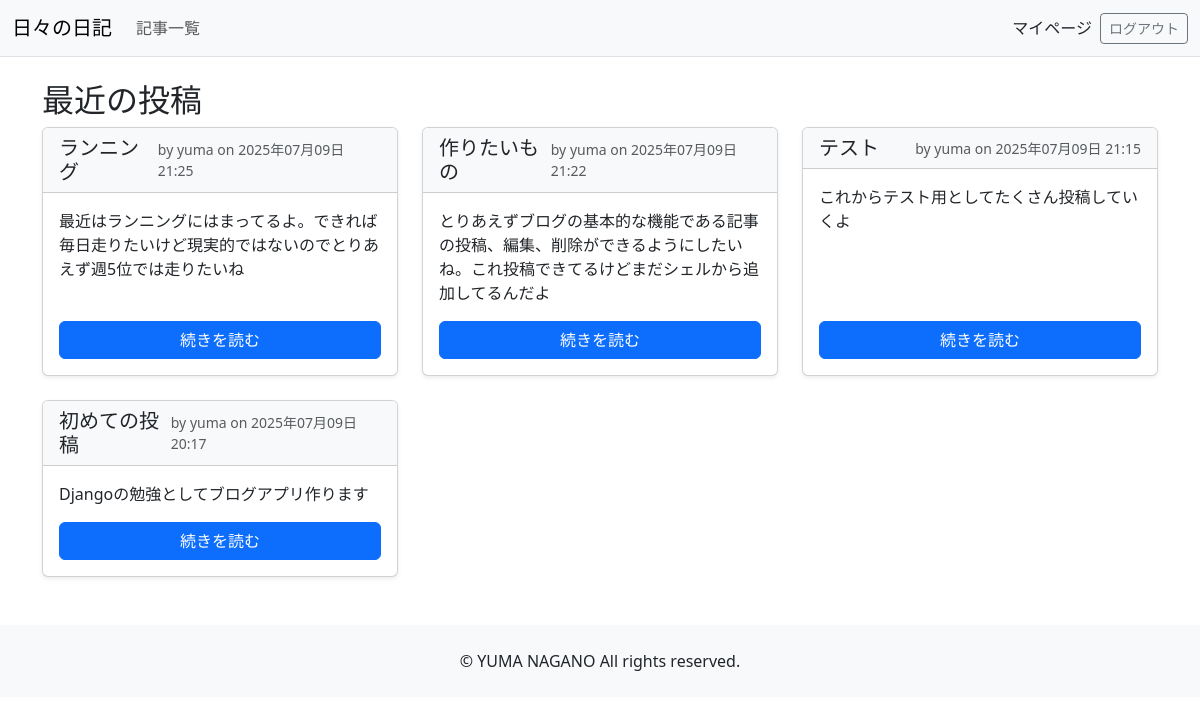
/home/ (signed in), run on an earlier commit of the app's database.
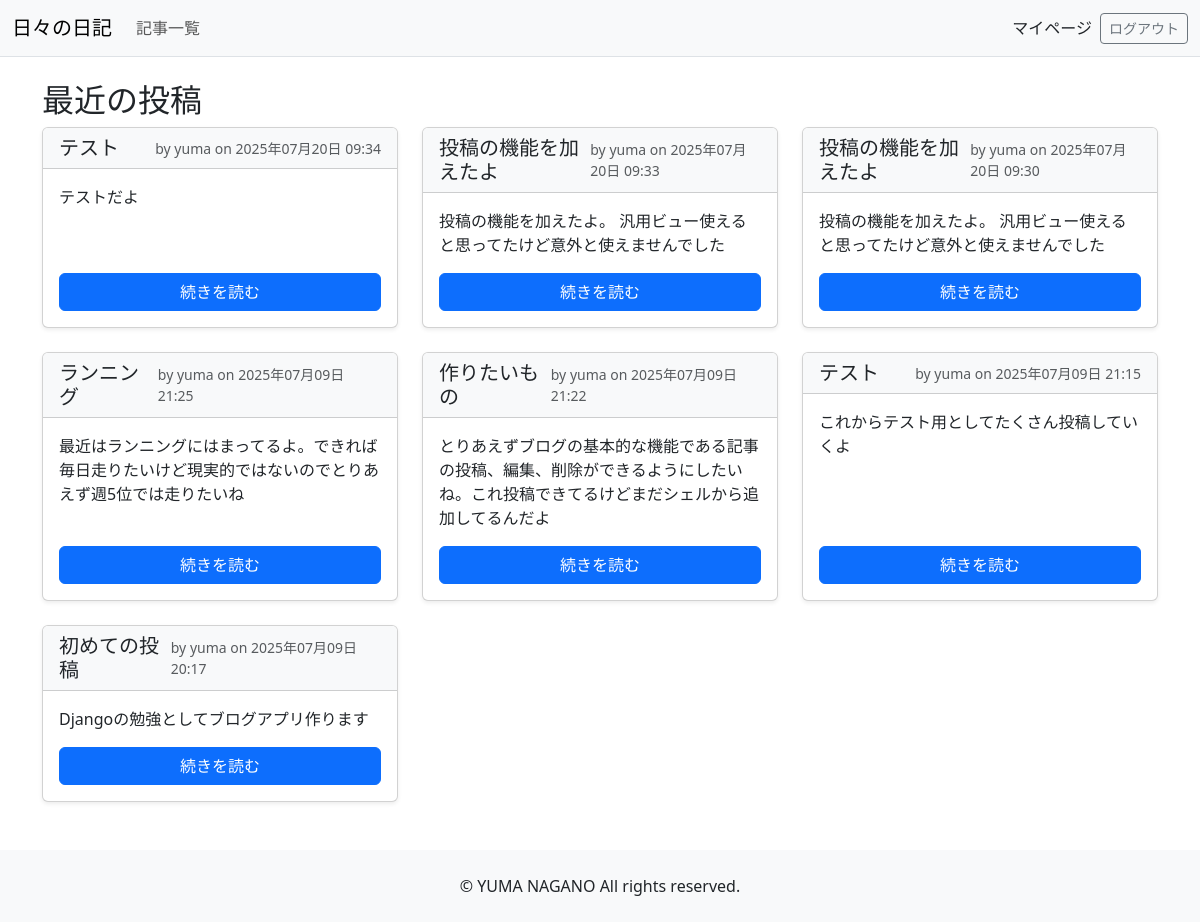
And on a later commit of the database.
### brog/models.py (models this page shows, shortened)
class Post(models.Model):
    title = models.CharField(max_length=200)
    author = models.ForeignKey(User, on_delete=models.CASCADE)
    content = models.TextField()
    created_at = models.DateTimeField(auto_now_add=True)

### brog/views.py (the view)
# urls.py: path('home/', views.HomeView.as_view(), name='home'),
class HomeView(LoginRequiredMixin,ListView):
    model = Post
    template_name = 'brog/home.html'
    context_object_name = 'posts'
    def get_queryset(self):
        return Post.objects.order_by('-created_at')[:3]
    def get_context_data(self, **kwargs):
        context = super().get_context_data(**kwargs)
        context['all_posts'] = Post.objects.all().order_by('-created_at')
        return context

### brog/templates/brog/home.html (shortened to what this page needs)
<!DOCTYPE html>
<html lang="ja">
  <head>
    {% load static %}
    <link
      href="https://cdn.jsdelivr.net/npm/bootstrap@5.3.0/dist/css/bootstrap.min.css"
      rel="stylesheet"
    />
    <link rel="stylesheet" href="{% static 'brog/css/style.css' %}" />
  </head>
  <body>
    <header>
      <nav class="navbar navbar-expand-lg bg-light border-bottom">
        <div class="container-fluid">
          <a class="navbar-brand" >日々の日記</a>
          <div class="collapse navbar-collapse" id="navbarNav">
            <ul class="navbar-nav me-auto mb-2 mb-lg-0">
              <li class="nav-item">
                <a class="nav-link" >記事一覧</a>
              </li>
            </ul>
            <div class="d-flex align-items-center">
              {% if user.is_authenticated %}
              <a class ="nav-link active btn-sm me-2" href="{% url 'brog:mypage' %}">
                マイページ
              </a>
              <form action="{% url 'brog:logout' %}" method="post">
                <button type="submit" class="btn btn-outline-secondary btn-sm">
                  ログアウト
                </button>
              </form>
              {% endif %}
            </div>
          </div>
        </div>
      </nav>
    </header>
    <div class="container mt-4">
      <main>
        <section>
          <h2>最近の投稿</h2>
          {% if all_posts %}
          <div class="row">
            {% for post in all_posts %}
            <div class="col-md-4 mb-4">
              <div class="card h-100 shadow-sm">
                <div
                  class="card-header bg-light d-flex justify-content-between align-items-center"
                >
                  <h5 class="card-title mb-0">{{ post.title }}</h5>
                  <small class="text-muted">
                    by {{ post.author.username }} on {{ post.created_at|date:"Y年m月d日 H:i" }}
                  </small>
                </div>
                <div class="card-body d-flex flex-column">
                  <p class="card-text">{{ post.content|truncatewords:20 }}</p>
                  <a
                    href="{% url 'brog:post_detail' post.id %}"
                    class="btn btn-primary mt-auto"
                    >続きを読む</a
                  >
                </div>
              </div>
            </div>
            {% endfor %}
          </div>
          {% else %}
          <p>まだ投稿がありません。</p>
          {% endif %}
        </section>
      </main>
    </div>
    <footer class="text-center py-4 mt-4 bg-light">
      <p class="mb-0">&copy; YUMA NAGANO All rights reserved.</p>
    </footer>
  </body>
</html>

### brog/static/brog/style.css (style rules this page uses)
body { display: flex; flex-direction: column; min-height: 100vh; margin: 0; }
main { flex: 1; }
footer { background-color: #f8f9fa; padding: 1rem; text-align: center; }

What changed in the data, as far as the page shows it:
added Post: title "テスト", author.username "yuma", created_at "2025年07月20日 09:34", content "テストだよ"
added Post: title "投稿の機能を加えたよ", author.username "yuma", created_at "2025年07月20日 09:33", content "投稿の機能を加えたよ。 汎用ビュー使えると思ってたけど意外と使えませんでした"
added Post: title "投稿の機能を加えたよ", author.username "yuma", created_at "2025年07月20日 09:30", content "投稿の機能を加えたよ。 汎用ビュー使えると思ってたけど意外と使えませんでした"
